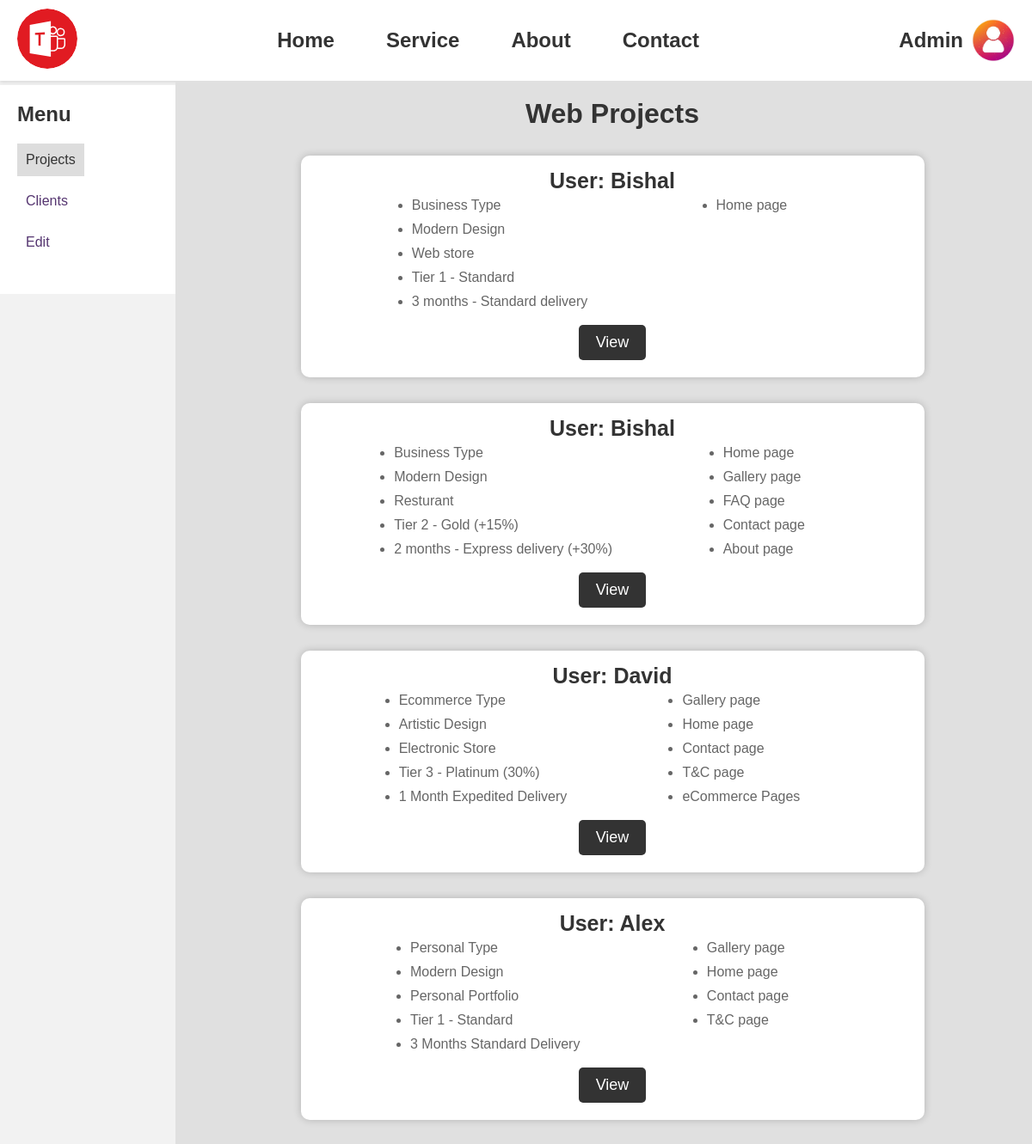
/admin_dashboard.php (signed in), run on the app's committed database.
### tables this page shows
CREATE TABLE `customer_data` (
  `invoice_id` int(11) NOT NULL,
  `user_id` int(11) DEFAULT NULL,
  `user_data_json` text DEFAULT NULL,
  `pdf_url` varchar(255) DEFAULT NULL
);

CREATE TABLE `users` (
  `user_id` int(11) UNSIGNED NOT NULL,
  `first_name` varchar(50) NOT NULL,
  `last_name` varchar(50) NOT NULL,
  `dob` date NOT NULL,
  `country` varchar(50) DEFAULT NULL,
  `email` varchar(100) NOT NULL,
  `password` varchar(255) NOT NULL
);

### dashboard/admin_dashboard_1.php (the view, shortened to what this page needs)
<?php
$servername = "localhost";
$username = "root";
$password = "";
$database = "pristine_web_itech_db";
$conn = mysqli_connect($servername, $username, $password, $database);
$query = "SELECT * FROM customer_data ORDER BY invoice_id DESC";
$result = mysqli_query($conn, $query);
if (mysqli_num_rows($result) > 0) {
    while ($row = mysqli_fetch_assoc($result)) {
        $dbResultData = $row['user_data_json'];
        $db_pdf_url = $row['pdf_url'];
        $query1 = "SELECT first_name FROM users WHERE user_id = " . $row['user_id'];
        $result1 = mysqli_query($conn, $query1);
        $first_name = $result1->fetch_assoc()['first_name'];
        $res = json_decode($dbResultData, true);
        $pages = $res['question2']['answer'];
        $pages = explode(',', $pages);
        echo '
            <div class="card-section">
                    <h2>User: '.$first_name.'</h2>
                    <div class="lists-container">
                        <ul>
                            <li>' . $res['question1']['answer'] . ' Type</li>
                            <li>' . $res['elements'][1]['answer'] . ' Design</li>
                            <li>' . $res['elements'][0]['answer'] . '</li>
                            <li>' . $res['question20']['answer'] . ' </li>
                            <li>' . $res['question22']['answer'] . ' </li>
                        </ul>
                        <ul>';
        foreach ($pages as $page) {
            echo '<li>' . trim($page) . '</li>';
        }
        echo '</ul>
                    </div>
                    <div class="card-buttons">
                    <a href="'.$db_pdf_url.'" download="Website_Details.pdf" class="button">View</a>
                    </div>
                </div>
            ';
    }
} else {
    echo "<script>console.log('No existing website record found!!!');</script>";
}
?>

### admin_dashboard.php (shortened to what this page needs)
<!DOCTYPE html>
<html lang="en">
<head>
    <link rel="stylesheet" href="css/dashboard_style.css">
</head>
<body>
    <header>
        <nav>
            <div class="logo">
                <img src="images/sample_logo.svg">
            </div>
            <div class="items">
                <a href="index.html">Home</a>
                <a href="#">Service</a>
                <a href="about.html">About</a>
                <a href="contact.html">Contact</a>
            </div>
            <div class="user-section">
                <span class="user-name">Admin</span>
                <div class="dropdown">
                    <div class="profile-picture">
                        <img src="images/Profile_Pic.jpg" alt="Profile Picture">
                    </div>
                </div>
            </div>
        </nav>
    </header>
    <main>
        <div class="sidebar">
            <h2>Menu</h2>
            <nav>
                <ul>
                    <li><a href="#" class="active" data-target="dash1" onclick="changeActive(this)">Projects</a></li>
                    <li><a href="#" data-target="dash2" onclick="changeActive(this)">Clients</a></li>
                    <li><a href="#" data-target="dash3" onclick="changeActive(this)">Edit</a></li>
                </ul>
            </nav>
        </div>
        <div id="dash1" class="dashboard">
            <h1>Web Projects</h1>
            <?php include 'dashboard/admin_dashboard_1.php'; ?>
        </div>
            <?php include 'dashboard/admin_dashboard_2.php'; ?>
    </main>
</body>
</html>

### dashboard/admin_dashboard_2.php (shortened to what this page needs)
<!DOCTYPE html>
<html>
<head>
</head>
<body>
</body>
</html>

### css/dashboard_style.css (style rules this page uses)
* { box-sizing: border-box; margin: 0; padding: 0; }
body { font-family: Arial, sans-serif; background-color: #F0F0F0; color: #333; }
header { background-color: #fff; box-shadow: 0 2px 4px rgba(0, 0, 0, 0.1); padding: 10px 20px; }
nav { display: flex; justify-content: space-between; align-items: center; }
.logo img { width: 70px; height: 70px; border-radius: 41px; }
.items { display: flex; align-items: center; gap: 30px; }
.items a { text-decoration: none; color: #333; font-size: 1.5rem; font-weight: bold; padding: 10px 15px; border-radius: 5px; }
.user-section { display: flex; align-items: center; }
.user-section span { font-size: 1.5rem; font-weight: bold; margin-right: 10px; }
.dropdown { position: relative; display: inline-block; }
.profile-picture { width: 50px; height: 50px; border-radius: 50%; overflow: hidden; }
.profile-picture img { width: 100%; height: 100%; object-fit: cover; }

### dashboard/admin_dashboard_1.php (style rules this page uses)
.card-section { box-sizing: border-box; max-width: 725px; margin: 30px auto; background-color: #fff; border-radius: 10px; box-shadow: 0 0 10px rgba(0, 0, 0, 0.2); padding: 10px; }
.card-section h2 { font-size: 25px; font-weight: bold; margin: 5px auto; color: #333; text-align: center; }
.lists-container { display: flex; justify-content: space-evenly; margin-bottom: 0px; }
.lists-container ul { list-style: none; margin-right: 30px; margin-bottom: 8px; }
.lists-container li { margin-bottom: 10px; font-size: 16px; color: #666; list-style-type: disc; }
.card-buttons { display: flex; justify-content: space-evenly; }
.card-buttons a { text-decoration: none; }
.button { background-color: #333; color: #fff; border: none; border-radius: 5px; padding: 10px 20px; font-size: 18px; cursor: pointer; transition: background-color 0.3s ease; display: block; margin: 0 auto; margin-bottom: 10px; }

### admin_dashboard.php (style rules this page uses)
body { font-family: Arial, sans-serif; background-color: #f2f2f2; }
main { box-sizing: border-box; display: flex; }
.sidebar { flex: 0 0 17%; background-color: #fff; padding: 20px; height: 243px; margin: 5px auto; }
.dashboard { flex: 1; background-color: #E0E0E0; padding-left: 20px; }
.dashboard h1 { text-align: center; margin-top: 20px; }
.sidebar h2 { margin-bottom: 20px; }
.sidebar nav ul { list-style-type: none; padding: 0; }
.sidebar nav ul li { margin-bottom: 10px; }
.sidebar nav ul li a { color: #553570; display: block; padding: 10px; text-decoration: none; }
.sidebar .active { background-color: #ddd; color: #333; }

### data on the page
customer_data: user.first_name "Bishal", user_data_json "Business", user_data_json "Modern", user_data_json "Web store", user_data_json "Tier 1 - Standard", user_data_json "3 months - Standard delivery", user_data_json "Home page"
customer_data: user.first_name "Bishal", user_data_json "Business", user_data_json "Modern", user_data_json "Resturant", user_data_json "Tier 2 - Gold (+15%)", user_data_json "2 months - Express delivery (+30%)", user_data_json "Home page", user_data_json "Gallery page", user_data_json "FAQ page", user_data_json "Contact page", user_data_json "About page"
customer_data: user.first_name "David", user_data_json "Ecommerce", user_data_json "Artistic", user_data_json "Electronic Store", user_data_json "Tier 3 - Platinum (30%)", user_data_json "1 Month Expedited Delivery", user_data_json "Gallery page", user_data_json "Home page", user_data_json "Contact page", user_data_json "T&C page", user_data_json "eCommerce Pages"
customer_data: user.first_name "Alex", user_data_json "Personal", user_data_json "Modern", user_data_json "Personal Portfolio", user_data_json "Tier 1 - Standard", user_data_json "3 Months Standard Delivery", user_data_json "Gallery page", user_data_json "Home page", user_data_json "Contact page", user_data_json "T&C page"
